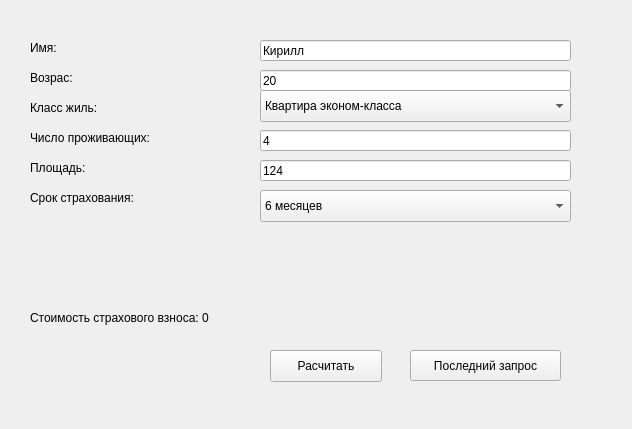
<?xml version="1.0" encoding="UTF-8"?>
<ui version="4.0">
 <class>Widget</class>
 <widget class="QWidget" name="Widget">
  <property name="geometry">
   <rect>
    <x>0</x>
    <y>0</y>
    <width>632</width>
    <height>429</height>
   </rect>
  </property>
  <property name="windowTitle">
   <string>Корнющенков </string>
  </property>
  <widget class="QLabel" name="label">
   <property name="geometry">
    <rect>
     <x>30</x>
     <y>40</y>
     <width>58</width>
     <height>16</height>
    </rect>
   </property>
   <property name="text">
    <string>Имя:</string>
   </property>
  </widget>
  <widget class="QLabel" name="label_2">
   <property name="geometry">
    <rect>
     <x>30</x>
     <y>70</y>
     <width>58</width>
     <height>16</height>
    </rect>
   </property>
   <property name="text">
    <string>Возрас:</string>
   </property>
  </widget>
  <widget class="QLabel" name="label_3">
   <property name="geometry">
    <rect>
     <x>30</x>
     <y>100</y>
     <width>91</width>
     <height>16</height>
    </rect>
   </property>
   <property name="text">
    <string>Класс жиль:</string>
   </property>
  </widget>
  <widget class="QLabel" name="label_4">
   <property name="geometry">
    <rect>
     <x>30</x>
     <y>130</y>
     <width>151</width>
     <height>16</height>
    </rect>
   </property>
   <property name="text">
    <string>Число проживающих:</string>
   </property>
  </widget>
  <widget class="QLabel" name="label_5">
   <property name="geometry">
    <rect>
     <x>30</x>
     <y>160</y>
     <width>58</width>
     <height>16</height>
    </rect>
   </property>
   <property name="text">
    <string>Площадь:</string>
   </property>
  </widget>
  <widget class="QLabel" name="label_6">
   <property name="geometry">
    <rect>
     <x>30</x>
     <y>190</y>
     <width>141</width>
     <height>16</height>
    </rect>
   </property>
   <property name="text">
    <string>Срок страхования:</string>
   </property>
  </widget>
  <widget class="QLabel" name="cost">
   <property name="geometry">
    <rect>
     <x>30</x>
     <y>310</y>
     <width>221</width>
     <height>16</height>
    </rect>
   </property>
   <property name="text">
    <string>Стоимость страхового взноса: 0</string>
   </property>
  </widget>
  <widget class="QPushButton" name="btnCalc">
   <property name="geometry">
    <rect>
     <x>270</x>
     <y>350</y>
     <width>112</width>
     <height>32</height>
    </rect>
   </property>
   <property name="text">
    <string>Расчитать</string>
   </property>
  </widget>
  <widget class="QPushButton" name="btnUndo">
   <property name="geometry">
    <rect>
     <x>410</x>
     <y>350</y>
     <width>151</width>
     <height>31</height>
    </rect>
   </property>
   <property name="text">
    <string>Последний запрос</string>
   </property>
  </widget>
  <widget class="QLineEdit" name="owner">
   <property name="geometry">
    <rect>
     <x>260</x>
     <y>40</y>
     <width>311</width>
     <height>21</height>
    </rect>
   </property>
   <property name="text">
    <string>Кирилл</string>
   </property>
  </widget>
  <widget class="QLineEdit" name="age">
   <property name="geometry">
    <rect>
     <x>260</x>
     <y>70</y>
     <width>311</width>
     <height>21</height>
    </rect>
   </property>
   <property name="text">
    <string>20</string>
   </property>
  </widget>
  <widget class="QLineEdit" name="area">
   <property name="geometry">
    <rect>
     <x>260</x>
     <y>160</y>
     <width>311</width>
     <height>21</height>
    </rect>
   </property>
   <property name="text">
    <string>124</string>
   </property>
  </widget>
  <widget class="QLineEdit" name="residents">
   <property name="geometry">
    <rect>
     <x>260</x>
     <y>130</y>
     <width>311</width>
     <height>21</height>
    </rect>
   </property>
   <property name="text">
    <string>4</string>
   </property>
  </widget>
  <widget class="QComboBox" name="period">
   <property name="geometry">
    <rect>
     <x>260</x>
     <y>190</y>
     <width>311</width>
     <height>32</height>
    </rect>
   </property>
   <item>
    <property name="text">
     <string>6 месяцев</string>
    </property>
   </item>
   <item>
    <property name="text">
     <string>1 год</string>
    </property>
   </item>
   <item>
    <property name="text">
     <string>18 месяцев</string>
    </property>
   </item>
  </widget>
  <widget class="QComboBox" name="estateType">
   <property name="geometry">
    <rect>
     <x>260</x>
     <y>90</y>
     <width>311</width>
     <height>32</height>
    </rect>
   </property>
   <item>
    <property name="text">
     <string>Квартира эконом-класса</string>
    </property>
   </item>
   <item>
    <property name="text">
     <string>Элитная квартира</string>
    </property>
   </item>
   <item>
    <property name="text">
     <string>Таун-хаус</string>
    </property>
   </item>
   <item>
    <property name="text">
     <string>Коттедж</string>
    </property>
   </item>
  </widget>
 </widget>
 <resources/>
 <connections/>
</ui>
